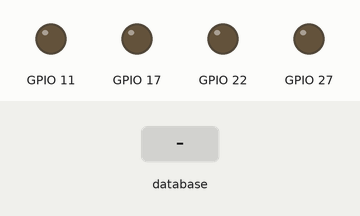
Recording of a program running on a simulated Raspberry Pi (BCM pin numbers). Shown: output pins drawn as LEDs (lit = HIGH). The test bench sets the inputs (shaded band). Each call to the cloud database takes 0.3 s, and an entry nobody has set reads as its off value or as empty.

Above: at 1.2 s.
1.3 s: database entry "led1" set to "1"
At 2.4 s:
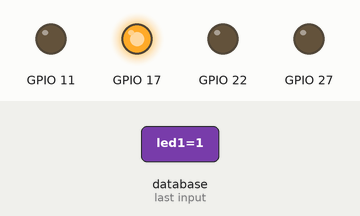
3.1 s: database entry "led2" set to "1"
At 3.6 s:
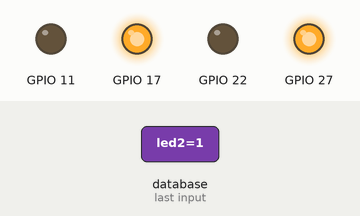
4.7 s: database entry "led3" set to "1"
At 6.0 s:
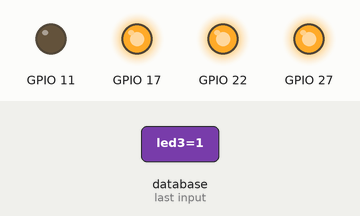
6.3 s: database entry "led4" set to "1"
At 7.2 s:
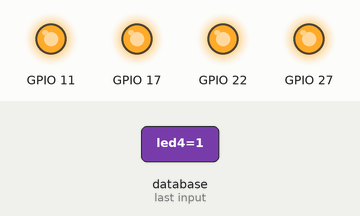
7.9 s: database entry "led1" set to "0"
At 8.5 s:
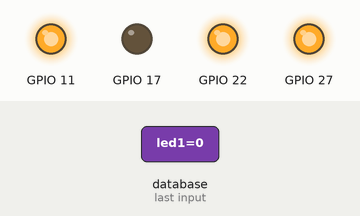
9.6 s: database entry "led2" set to "0"
At 11.0 s:
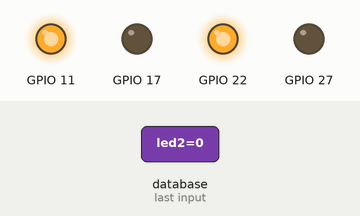
Timing chart, 0 to 12.2 s (numbered marks = the images above; inputs shaded):
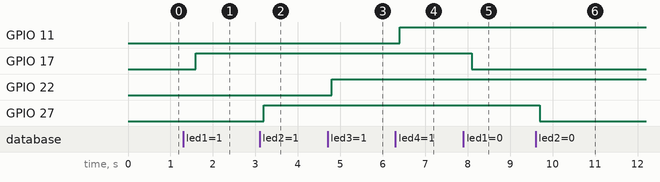

Measured:
- after the input at 1.3 s, GPIO 17: LOW → HIGH after 0.30 s
- after the input at 3.1 s, GPIO 27: LOW → HIGH after 0.10 s
- after the input at 4.7 s, GPIO 22: LOW → HIGH after 0.10 s
- after the input at 6.3 s, GPIO 11: LOW → HIGH after 0.10 s
- after the input at 7.9 s, GPIO 17: HIGH → LOW after 0.20 s
- after the input at 9.6 s, GPIO 27: HIGH → LOW after 0.10 s

The program:

led.py
```python
import RPi.GPIO as GPIO
import time

import pyrebase

# Don't make this info public!!!
config = {
  "apiKey": "AIzaSyB1X48SrnZyb0IE4j8UDooTmqmX7-cdgXY",
  "authDomain": "smart-home-pwa.firebaseapp.com",
  "databaseURL": "https://smart-home-pwa.firebaseio.com",
  "storageBucket": "smart-home-pwa.appspot.com"
}

firebase = pyrebase.initialize_app(config)

db = firebase.database()

#GPIO set up led pins
GPIO.setmode(GPIO.BCM)
GPIO.setwarnings(False)
GPIO.setup(17, GPIO.OUT) #led1
GPIO.setup(27, GPIO.OUT) #led2 - lux
GPIO.setup(22, GPIO.OUT) #led3 - motion
GPIO.setup(11, GPIO.OUT) #led4 - heating

# for doc in docs:
#     print(u'{} => {}'.format(doc.id, doc.to_dict()))
#     print(doc.to_dict())

# MAIN FUNCTION
try:
  while True:

    # query for document - adds doc if it doesn't exist
    # TO DO - GET DOC OF A SPECIFIC USER
    #get led values set the gpio values
    #manual light
    led1Val = db.child("system1/led1").get()
    GPIO.output(17, led1Val.val())
    #auto light
    led2Val = db.child("system1/led2").get()
    GPIO.output(27, led2Val.val())
    #motion light
    led3Val = db.child("system1/led3").get()
    GPIO.output(22, led3Val.val())
    #heating light
    led4Val = db.child("system1/led4").get()
    GPIO.output(11, led4Val.val())

    # sleep for 1 second so that file isn't rinsing operations usage
    time.sleep(0.1)

except KeyboardInterrupt:
    GPIO.cleanup()       # clean up GPIO on CTRL+C exit
GPIO.cleanup()           # clean up GPIO on normal exit
```
